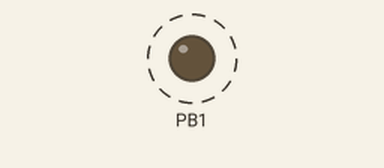
Simulated run of this sketch. Board: ATtiny85, built with avr-gcc and run on an emulated ATtiny85. Parts: output pins drawn as LEDs (lit = HIGH). Dashed ring = blinking.

Above: at 0.2 s.
Timing chart, 0 to 3.0 s (numbered marks = the images above):
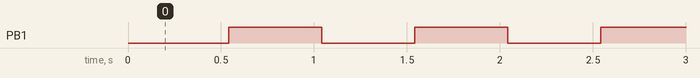

The sketch:

dad_xmas.ino
```cpp
#include "DigiKeyboard.h"
void setup() {
  // Enable LED pin
  pinMode(1, OUTPUT);
}
void loop() {
  // Init keyboard
  DigiKeyboard.sendKeyStroke(0);

  // Windows run
  DigiKeyboard.sendKeyStroke(KEY_R, MOD_GUI_LEFT);
  DigiKeyboard.delay(500);

  // Open tutorial
  DigiKeyboard.print("chrome bit.ly/3PSFtMz");
  DigiKeyboard.sendKeyStroke(KEY_ENTER);

  for(;;){
    digitalWrite(1, HIGH);
    delay(500);
    digitalWrite(1, LOW);
    delay(500);
  }
}
```

Measured:
- by itself, PB1: alternates HIGH for 0.50 s and LOW for 0.50 s
